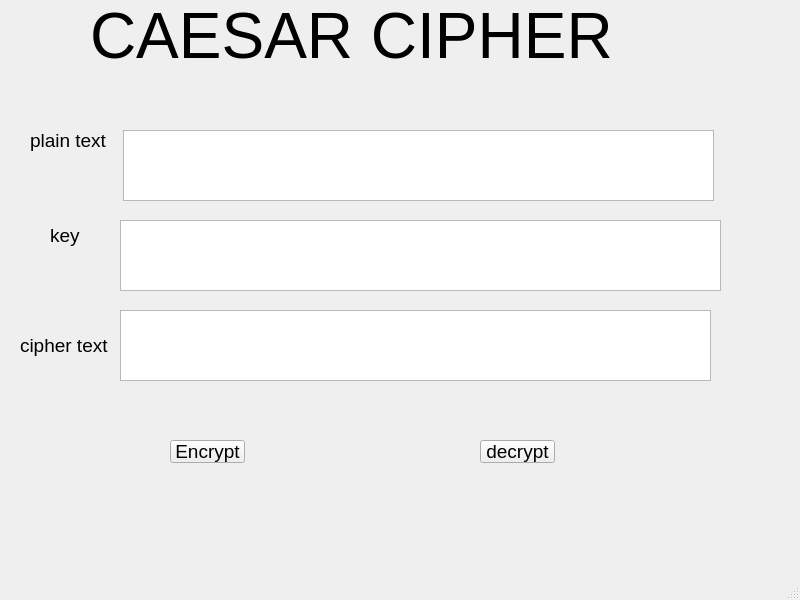
<?xml version="1.0" encoding="UTF-8"?>
<ui version="4.0">
 <class>MainWindow</class>
 <widget class="QMainWindow" name="MainWindow">
  <property name="geometry">
   <rect>
    <x>0</x>
    <y>0</y>
    <width>800</width>
    <height>600</height>
   </rect>
  </property>
  <property name="font">
   <font>
    <pointsize>14</pointsize>
   </font>
  </property>
  <property name="windowTitle">
   <string>MainWindow</string>
  </property>
  <widget class="QWidget" name="centralwidget">
   <widget class="QLabel" name="label">
    <property name="geometry">
     <rect>
      <x>90</x>
      <y>0</y>
      <width>691</width>
      <height>71</height>
     </rect>
    </property>
    <property name="font">
     <font>
      <pointsize>48</pointsize>
     </font>
    </property>
    <property name="text">
     <string>CAESAR CIPHER</string>
    </property>
   </widget>
   <widget class="QLabel" name="label_2">
    <property name="geometry">
     <rect>
      <x>30</x>
      <y>120</y>
      <width>111</width>
      <height>41</height>
     </rect>
    </property>
    <property name="font">
     <font>
      <pointsize>14</pointsize>
     </font>
    </property>
    <property name="text">
     <string>plain text</string>
    </property>
   </widget>
   <widget class="QLabel" name="label_3">
    <property name="geometry">
     <rect>
      <x>50</x>
      <y>220</y>
      <width>47</width>
      <height>31</height>
     </rect>
    </property>
    <property name="text">
     <string>key</string>
    </property>
   </widget>
   <widget class="QLabel" name="label_4">
    <property name="geometry">
     <rect>
      <x>20</x>
      <y>330</y>
      <width>101</width>
      <height>31</height>
     </rect>
    </property>
    <property name="font">
     <font>
      <pointsize>14</pointsize>
     </font>
    </property>
    <property name="text">
     <string>cipher text</string>
    </property>
   </widget>
   <widget class="QPlainTextEdit" name="plainTextEdit">
    <property name="geometry">
     <rect>
      <x>123</x>
      <y>130</y>
      <width>591</width>
      <height>71</height>
     </rect>
    </property>
   </widget>
   <widget class="QPlainTextEdit" name="plainTextEdit_2">
    <property name="geometry">
     <rect>
      <x>120</x>
      <y>220</y>
      <width>601</width>
      <height>71</height>
     </rect>
    </property>
   </widget>
   <widget class="QPlainTextEdit" name="plainTextEdit_3">
    <property name="geometry">
     <rect>
      <x>120</x>
      <y>310</y>
      <width>591</width>
      <height>71</height>
     </rect>
    </property>
   </widget>
   <widget class="QPushButton" name="encrypt">
    <property name="geometry">
     <rect>
      <x>170</x>
      <y>440</y>
      <width>75</width>
      <height>23</height>
     </rect>
    </property>
    <property name="text">
     <string>Encrypt</string>
    </property>
   </widget>
   <widget class="QPushButton" name="decrypt">
    <property name="geometry">
     <rect>
      <x>480</x>
      <y>440</y>
      <width>75</width>
      <height>23</height>
     </rect>
    </property>
    <property name="text">
     <string>decrypt</string>
    </property>
   </widget>
  </widget>
  <widget class="QMenuBar" name="menubar">
   <property name="geometry">
    <rect>
     <x>0</x>
     <y>0</y>
     <width>800</width>
     <height>31</height>
    </rect>
   </property>
  </widget>
  <widget class="QStatusBar" name="statusbar"/>
 </widget>
 <resources/>
 <connections/>
</ui>
